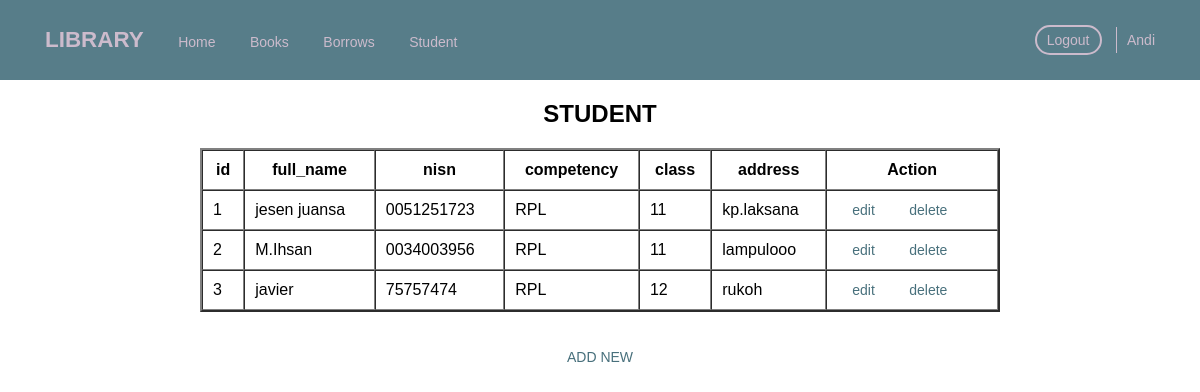
/index.php?page=STUDENT/index.php, run on the app's committed database.
### tables this page shows
CREATE TABLE `student` (
  `id` int(8) NOT NULL,
  `full_name` varchar(30) DEFAULT NULL,
  `nisn` varchar(15) DEFAULT NULL,
  `competency` varchar(10) DEFAULT NULL,
  `class` varchar(10) DEFAULT NULL,
  `address` varchar(100) DEFAULT NULL
);

### STUDENT/index.php (the view, shortened to what this page needs)
<h1 align="center">STUDENT</h1>
<table border="2" cellspacing="0" cellpadding="10" align="center" width="800">
    <tr>
        <th>id</th>
        <th>full_name</th>
        <th>nisn</th>
        <th>competency</th>
        <th>class</th>
        <th>address</th>
        <th colspan="2">Action</th>
    </tr>
    <?php
    $no=1;
    $result =$connection -> query("SELECT *FROM student");
    while( $row = $result->fetch_object() ) {
        ?>
     <tr>
        <td> <?php echo $no?></td>
        <td> <?php echo $row->full_name ?></td>
        <td> <?php echo $row->nisn ?></td>
        <td> <?php echo $row->competency ?></td>
        <td> <?php echo $row->class ?></td>
        <td> <?php echo $row->address ?></td>
        <td>
        <a href="index.php?page=student/edit.php&i=<?php echo $row->id?>">edit</a>
        <a href="index.php?page=student/delete.php&i=<?php echo $row->id?>">delete</a>
        </td>
    </tr>
<?php
$no++;
}
?>
</table>
<br><br>
<center><a href="index.php?page=student/add.php">ADD NEW</a></center>

### index.php (shortened to what this page needs)
<!DOCTYPE html>
<html lang="en">
<head>
    <link rel="stylesheet" href="nav.css">
</head>
<body>
<nav>
        <div class="menu">
            <a class="logo" href="#">LIBRARY</a>
            <a href="index.php?page=home.php">Home</a>
            <a href="index.php?page=BOOKS/index.php">Books</a>
            <a href="index.php?page=BORROWS/index.php">Borrows</a>
            <a href="index.php?page=STUDENT/index.php">Student</a>
        </div>
        <div class="extra">
            <a href="login.php ">Logout</a>
            <div class="translate">
                <a href="#">Andi</a>
            </div>
        </div>
    </nav>
    <section>
    <?php include $_GET['page']; ?>
    </section>
</body>
</html>

### nav.css (style rules this page uses)
body { background-color: #ffffff; font-family: Arial, Helvetica, sans-serif; margin: 0; }
a { text-decoration: none; color: #48707c; margin: 5px; padding: 5px 10px; font-size: 14px; }
.menu>a { color: #cbc; }
nav { display: flex; justify-content: space-between; background-color: #577D89; height: 80px; align-items: center; }
.menu { margin-left: 30px; }
.logo { font-size: 1.4em; font-weight: 600; }
.extra { margin-right: 30px; }
.translate { display: inline-block; position: relative; }
.extra>a { border: 2px solid #cbc; border-radius: 20px; color: #cbc; }
.translate>a { border-left: 1px solid #cbc; line-height: 36px; color: #cbc; }

### data on the page
student: full_name "jesen juansa", nisn "0051251723", competency "RPL", class "11", address "kp.laksana"
student: full_name "M.Ihsan", nisn "0034003956", competency "RPL", class "11", address "lampulooo"
student: full_name "javier", nisn "75757474", competency "RPL", class "12", address "rukoh"
